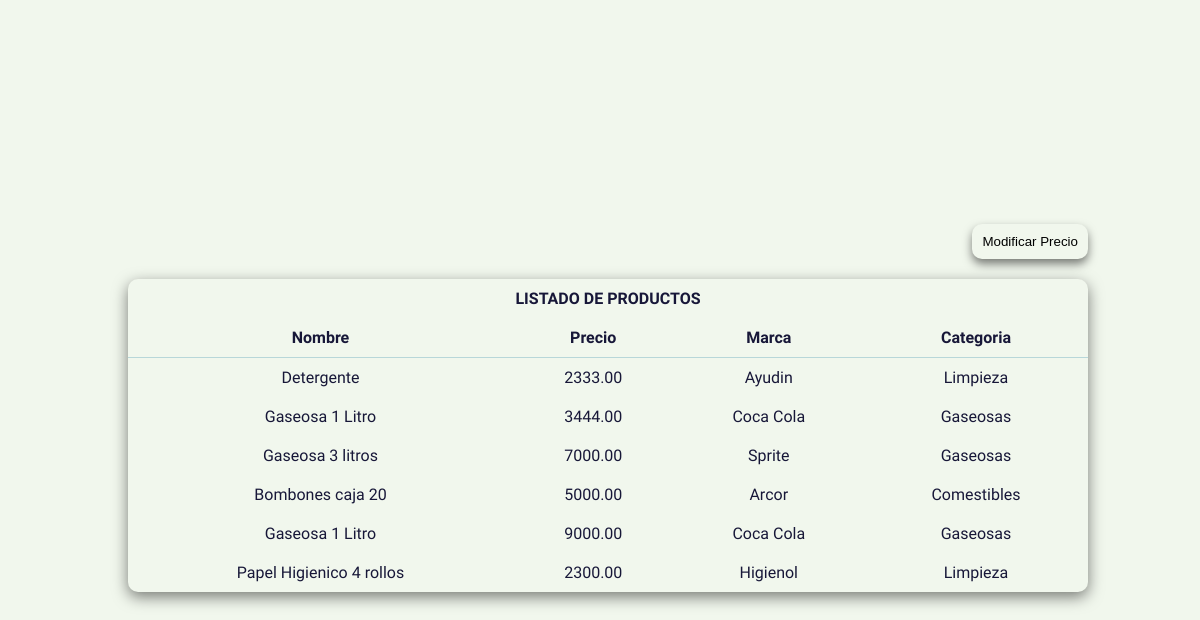
The page / on the database its author committed.
### tables this page shows
CREATE TABLE `productos` (
  `id` int(11) NOT NULL AUTO_INCREMENT,
  `nombre` varchar(45) NOT NULL,
  `precio_venta` decimal(12,2) NOT NULL,
  `activo` tinyint(1) NOT NULL DEFAULT 1,
  `marcas_id` int(11) NOT NULL,
  `categorias_id` int(11) NOT NULL,
  PRIMARY KEY (`id`),
  KEY `fk_productos_marcas_idx` (`marcas_id`),
  KEY `fk_productos_categorias1_idx` (`categorias_id`),
  CONSTRAINT `fk_productos_categorias1` FOREIGN KEY (`categorias_id`) REFERENCES `mydb`.`categorias` (`id`) ON DELETE NO ACTION ON UPDATE NO ACTION,
  CONSTRAINT `fk_productos_marcas` FOREIGN KEY (`marcas_id`) REFERENCES `mydb`.`marcas` (`id`) ON DELETE NO ACTION ON UPDATE NO ACTION
);

CREATE TABLE `marcas` (
  `id` int(11) NOT NULL AUTO_INCREMENT,
  `nombre` varchar(45) NOT NULL,
  PRIMARY KEY (`id`)
);

CREATE TABLE `categorias` (
  `id` int(11) NOT NULL AUTO_INCREMENT,
  `nombre` varchar(45) NOT NULL,
  PRIMARY KEY (`id`)
);

### models/Products.php (called while the page is built, shortened)
<?php
class Products
{
    private $db;
    public function __construct()
    {
        $this->db = new Connection();
    }
    public function getProducts()
    {
        $conn = $this->db->getConnection();
        $query = $query = "SELECT p.nombre, p.precio_venta, p.activo as activo, m.nombre AS marca, c.nombre AS categoria
        FROM productos p
        JOIN marcas m ON p.marcas_id = m.id
        JOIN categorias c ON p.categorias_id = c.id";
        $result = mysqli_query($conn, $query);
        $productos = [];
        while ($row = mysqli_fetch_assoc($result)) {
            $productos[] = $row;
        }
        return $productos;
    }
}

### index.php (the view, shortened to what this page needs)
<!DOCTYPE html>
<html lang="en">
<head>
    <link rel="stylesheet" href="style.css">
</head>
<body>
    <?php
    require_once './models/Products.php';
    $productsInstace = new Products();
    $listProducts = $productsInstace->getProducts();
    ?>
    <div class="container__table">
        <div class="container__button">
            <button id="toggleModal">Modificar Precio</button>
        </div>
        <table class="">
            <thead>
                <tr>
                    <th colspan="4">LISTADO DE PRODUCTOS</th>
                </tr>
                <tr>
                    <th>Nombre</th>
                    <th>Precio</th>
                    <th>Marca</th>
                    <th>Categoria</th>
                </tr>
            </thead>
            <tbody>
                <?php
                if (!empty($listProducts)) {
                    foreach ($listProducts as $product) {
                        if($product['activo'] == 1){
                            echo '<tr>';
                            echo '<td>' . $product['nombre'] . '</td>';
                            echo '<td>' . $product['precio_venta'] . '</td>';
                            echo '<td>' . $product['marca'] . '</td>';
                            echo '<td>' . $product['categoria'] . '</td>';
                            echo '</tr>';
                        }
                    }
                } else {
                    echo "No se encontraron productos.";
                }
                ?>
            </tbody>
        </table>
    </div>
</body>
</html>

### style.css (style rules this page uses)
:root { --color-rosa: #CFA79F; --color-verde: #C6D9B8; --color-verdeOscuro: #69995D; --color-celeste: #B8D7D9; --color-blanco: #F1F7ED; --color-azul: #171738; --color-gris: #aaaaaa; }
body { display: flex; min-width: 100vw; min-height: 100vh; flex-direction: column; justify-content: center; align-items: center; background-color: var(--color-blanco); font-family: 'Dosis'; }
table { width: 80%; border-collapse: collapse; border-radius: 10px; color: var(--color-azul); box-shadow: 0 5px 15px 0 rgba(0,0,0,.5); background-color: var(--color-blanco); }
thead { border-bottom: #B8D7D9 1px solid; }
thead > tr > th { padding: 10px; }
tbody > tr > td { padding: 10px; }
th, tr { text-align: center; }
.container__button { width: 80%; display: flex; justify-content: end; }
.container__button button { padding: 10px; outline: none; border-radius: 10px; background-color: var(--color-blanco); box-shadow: 0 5px 10px 0 rgba(0,0,0,.5); border: none; }
.container__table { display: flex; gap: 20px; flex-direction: column; justify-content: center; align-items: center; width: 100%; }

### rows shown on the page
productos: nombre "Detergente", precio_venta "2333.00", marcas.nombre "Ayudin", categorias.nombre "Limpieza"
productos: nombre "Gaseosa 1 Litro", precio_venta "3444.00", marcas.nombre "Coca Cola", categorias.nombre "Gaseosas"
productos: nombre "Gaseosa 3 litros", precio_venta "7000.00", marcas.nombre "Sprite", categorias.nombre "Gaseosas"
productos: nombre "Bombones caja 20", precio_venta "5000.00", marcas.nombre "Arcor", categorias.nombre "Comestibles"
productos: nombre "Gaseosa 1 Litro", precio_venta "9000.00", marcas.nombre "Coca Cola", categorias.nombre "Gaseosas"
productos: nombre "Papel Higienico 4 rollos", precio_venta "2300.00", marcas.nombre "Higienol", categorias.nombre "Limpieza"
